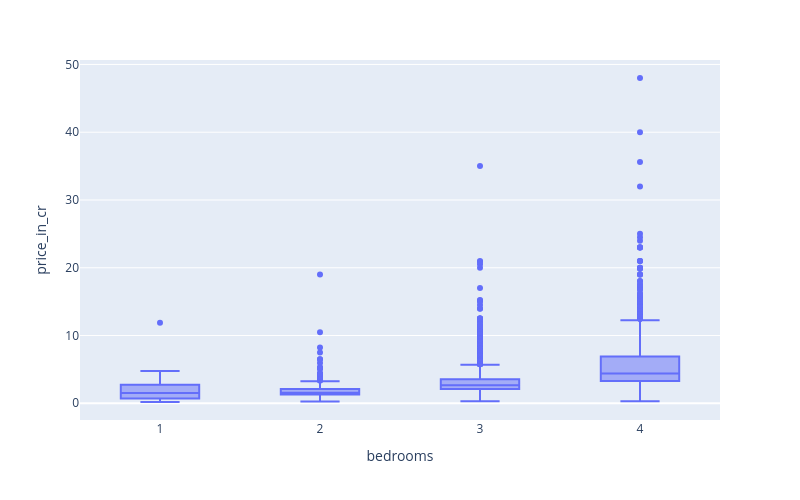

Notebook cell for this chart:
### Markdown cell above
# 5. Side by Side Box Plot Comparison - Bedroom vs Price

### Code cell
filtered_bedroom = new_df[new_df['bedrooms']<=4]
fig = px.box(data_frame= filtered_bedroom, x ='bedrooms', y = 'price_in_cr')
fig.update_layout(width=800,
    height=500)

### Figure 1 — Plotly figure (JSON) as saved in the notebook; plotly's stock layout.template omitted (floating-point values rounded to 4 significant figures; data arrays with more than 128 entries replaced by an {"elided": "..."} marker saying what was removed)
{"data": [{"alignmentgroup": "True", "hovertemplate": "bedrooms=%{x}<br>price_in_cr=%{y}<extra></extra>", "legendgroup": "", "marker": {"color": "#636efa"}, "name": "", "notched": false, "offsetgroup": "", "orientation": "v", "showlegend": false, "type": "box", "x": {"elided": "4581 int values"}, "x0": " ", "xaxis": "x", "y": {"elided": "4581 float values"}, "y0": " ", "yaxis": "y"}], "layout": {"boxmode": "group", "height": 500, "legend": {"tracegroupgap": 0}, "margin": {"t": 60}, "width": 800, "xaxis": {"anchor": "y", "domain": [0, 1], "title": {"text": "bedrooms"}}, "yaxis": {"anchor": "x", "domain": [0, 1], "title": {"text": "price_in_cr"}}}}
